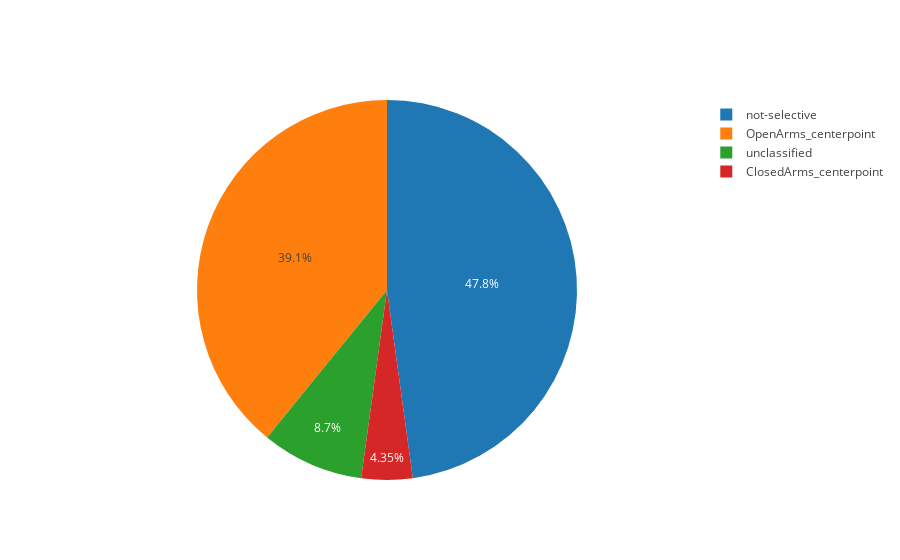

Notebook code for this chart:
### Code cell
plot_pie_chart(deeper_classification, "OpenArms_centerpoint", "ClosedArms_centerpoint", "not-selective", "unclassified")

### Figure 1 — Plotly figure (JSON) as saved in the notebook; plotly's stock layout.template omitted (floating-point values rounded to 4 significant figures)
{"data": [{"labels": ["OpenArms_centerpoint", "ClosedArms_centerpoint", "not-selective", "unclassified"], "type": "pie", "uid": "c28ba4", "values": [27, 3, 33, 6]}], "layout": {"autosize": true}}
